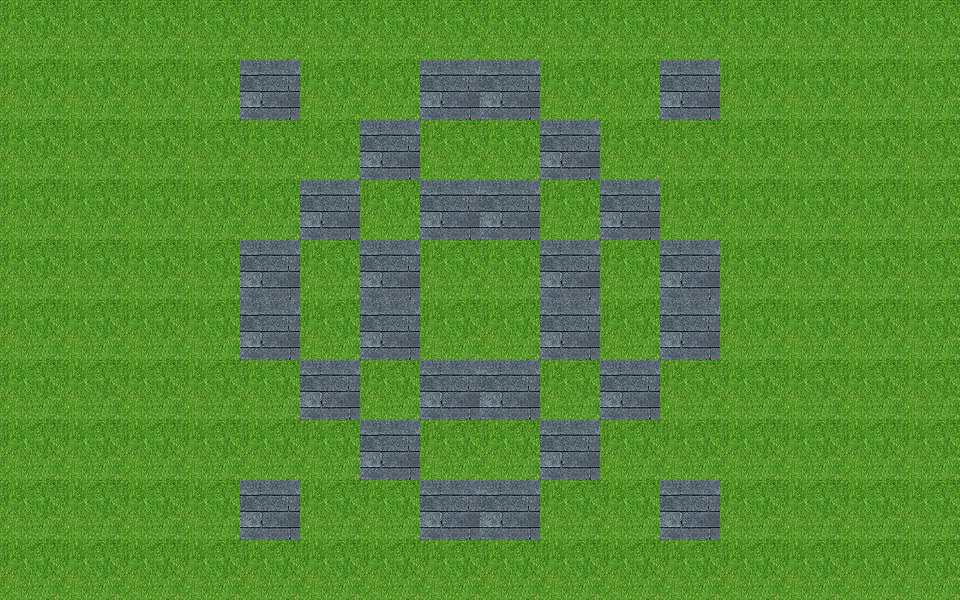

Tiled map render using the project's own tile images. Description and the whole map definition, tile-layer contents included, below:
An orthogonal 16x10 tile map with 60x60 px tiles, 2 tile layers (ground, show), 3 tilesets and 1 object (flag).

<map version="1.2" tiledversion="1.2.4" orientation="orthogonal" renderorder="right-down" width="16" height="10" tilewidth="60" tileheight="60" infinite="0" nextlayerid="7" nextobjectid="3">
 <tileset firstgid="1" source="grass.tsx" />
 <tileset firstgid="10" source="castle.tsx" />
 <tileset firstgid="26" source="flag.tsx" />
 <layer id="4" name="ground" width="16" height="10">
  <data encoding="csv">
1,1,1,1,1,1,1,1,1,1,1,1,1,1,1,1,
1,1,1,1,1,1,1,1,1,1,1,1,1,1,1,1,
1,1,1,1,1,1,1,1,1,1,1,1,1,1,1,1,
1,1,1,1,1,1,1,1,1,1,1,1,1,1,1,1,
1,1,1,1,1,1,1,1,1,1,1,1,1,1,1,1,
1,1,1,1,1,1,1,1,1,1,1,1,1,1,1,1,
1,1,1,1,1,1,1,1,1,1,1,1,1,1,1,1,
1,1,1,1,1,1,1,1,1,1,1,1,1,1,1,1,
1,1,1,1,1,1,1,1,1,1,1,1,1,1,1,1,
1,1,1,1,1,1,1,1,1,1,1,1,1,1,1,1
</data>
 </layer>
 <layer id="5" name="show" width="16" height="10">
  <data encoding="csv">
0,0,0,0,0,0,0,0,0,0,0,0,0,0,0,0,
0,0,0,0,14,0,0,14,14,0,0,14,0,0,0,0,
0,0,0,0,0,0,14,0,0,14,0,0,0,0,0,0,
0,0,0,0,0,14,0,14,14,0,14,0,0,0,0,0,
0,0,0,0,14,0,14,0,0,14,0,14,0,0,0,0,
0,0,0,0,14,0,14,0,0,14,0,14,0,0,0,0,
0,0,0,0,0,14,0,14,14,0,14,0,0,0,0,0,
0,0,0,0,0,0,14,0,0,14,0,0,0,0,0,0,
0,0,0,0,14,0,0,14,14,0,0,14,0,0,0,0,
0,0,0,0,0,0,0,0,0,0,0,0,0,0,0,0
</data>
 </layer>
 <objectgroup id="6" name="object">
  <object id="2" name="flag" gid="38" x="462" y="318" width="40" height="40" />
 </objectgroup>
</map>